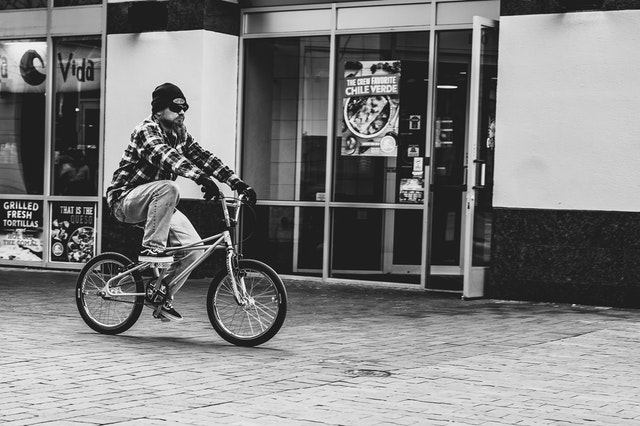
#> input picture test_images/shop.jpg, 640 x 426 px
$ jupyter execute 'Image Handeling Basics.ipynb'
#> lines starting #> are read from the running program, lines starting #| are printed output that depends on the picture; after the words box and inside, x2 and y2 are one past the last pixel; in counts of white or black regions, pixels touching at a corner belong together
# Image Handeling Basics

## Read and Display

[cell 1]
import cv2 as cv
import sys
from matplotlib import pyplot as plt

[cell 2]
img = cv.imread("test_images/shop.jpg")
#> img is the input picture: shape (426, 640, 3); min 0, max 255, mean 127.6
if img is None:
    print("Could not display image.")

[cell 3]
# cv.imshow("Display Window",img) # Don't
plt.imshow(img,cmap="gray")
plt.title("Original Image")
plt.show()

## Lines and Shapes

[cell 4]
import numpy as np
# Create a black image
img = np.zeros((512,512,3), np.uint8)
# Draw a diagonal blue line with thickness of 5 px
cv.line(img,(0,0),(511,511),(255,0,0),5)
cv.rectangle(img,(384,5),(510,128),(0,255,0),3)
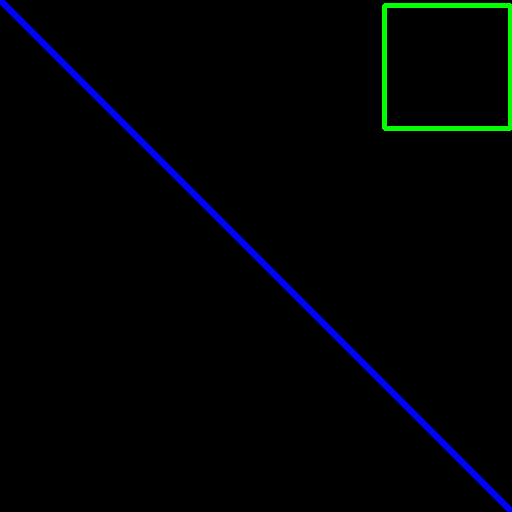
#> img: shape (512, 512, 3); mean B, G, R 4.5, 2.3, 0
font = cv.FONT_HERSHEY_SIMPLEX
cv.putText(img,'OpenCV',(10,500), font, 4,(255,255,255),2,cv.LINE_AA)
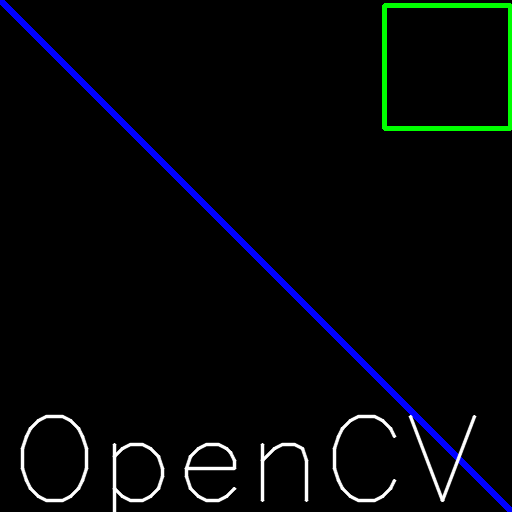
#> img: shape (512, 512, 3); 2.11% of pixels changed, all inside (x1, y1, x2, y2) = (20, 414, 477, 512)
plt.imshow(img,cmap="gray")
plt.title("Original Image")
plt.show()
